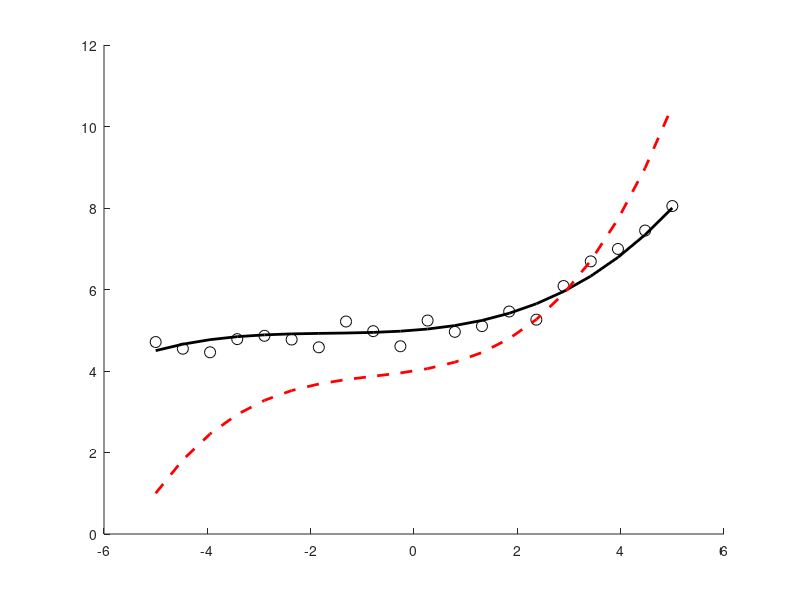

Here is the MATLAB script that generated this plot: (Note: this script raises an error after producing the figure.)
% OLS_Cubic.m
% Author: Mitchel J. Colebank
% Script for MATH 728: UQ for Phys and Biol Sys
% Date created: January, 2025
%
% Defines a cubic model and then calibrates to data under the assumption of
% normal, gaussian iid errors

% Region where parameters are identifiable.
xspace = linspace(-5,5,20 );
% Region where parameters are NOT identifiable.
% xspace = linspace(-0.5,0.5,20 );

cubic_model = @(q,x) q(1) + q(2).*x ...
            + q(3).*x.^2 + q(4).*x.^3;

param_star = [5 0.1 0.05 0.01];
param_guess = [4 0.2 0.07 0.03];

num_param = 4;
n_xpts = length(xspace);

true_data = cubic_model(param_star,xspace);
noisy_data = true_data+normrnd(0,0.3,1,20);
initial_guess = cubic_model(param_guess,xspace);

% Solve the system to see how our apriori or nominal fits are
figure(1); clf; hold on;
plot(xspace,true_data,'-k','LineWidth',2);
plot(xspace,noisy_data,'ko','MarkerSize',8);
plot(xspace,initial_guess,'--r','LineWidth',2);

%% We want to find the parameters that best explain this data using an,
% ordinary least squares approach
% First, we need to define a cost functional, which will be a separate
% function call (defined at the bottom of this script

OLS_cost = @(q) get_cubic_cost(q,xspace,noisy_data);

% We will start by using the "f" function, which is UNCONSTRAINED
% optimization. Later we will try using "fmincon" which can handle bounded
% parameter domains


[param_opt,J_final] = fminsearch(OLS_cost,param_guess);
disp('Final estimate');
disp(param_opt);
disp('true value');
disp(param_star);


figure(1); hold on;
plot(xspace,cubic_model(param_opt,xspace),'--b','LineWidth',2);

%% After running the optmization, we can construct confidence intervals for the estimates
% and provide output prediction intervals
% First, we need the covariance, sigma^2 * inv(F^T*F)
X_des = [ones(1,n_xpts); xspace; xspace.^2; xspace.^3]';
res = noisy_data' - cubic_model(param_opt,xspace)';
s2 = res'*res./(n_xpts-num_param);
covar = s2.*inv(X_des'*X_des);
% Confidence intervals in the parameters
CI_plus  = param_opt'+tinv(0.975,n_xpts-num_param).*sqrt(diag(covar));
CI_minus = param_opt'-tinv(0.975,n_xpts-num_param).*sqrt(diag(covar));

disp('Parameter CI')
disp([CI_minus CI_plus])

%% Now construct response confidence and prediction intervals using a similar formula
x_test = linspace(1.5.*min(xspace),1.5.*max(xspace),30); % Since there are negatives here, we use 50% on either side of the domain
n_xtest = length(x_test);
X_test_des = [ones(1,n_xtest); x_test; x_test.^2; x_test.^3]';

Y_pred = cubic_model(param_opt,x_test);
% Y_CI_plus = Y_pred + tinv(0.975,n_xpts-num_param).*sqrt(X_test_des*diag(covar)*X_test_des');
Y_CI = zeros(n_xtest,2);
Y_PI = zeros(n_xtest,2);

for i=1:n_xtest
    Y_CI(i,1) = Y_pred(i) + tinv(0.975,n_xpts-num_param).*sqrt(X_test_des(i,:)*covar*X_test_des(i,:)');
     Y_CI(i,2) = Y_pred(i) - tinv(0.975,n_xpts-num_param).*sqrt(X_test_des(i,:)*covar*X_test_des(i,:)');
     Y_PI(i,1) = Y_pred(i) + tinv(0.975,n_xpts-num_param).*sqrt(s2+X_test_des(i,:)*covar*X_test_des(i,:)');
     Y_PI(i,2) = Y_pred(i) - tinv(0.975,n_xpts-num_param).*sqrt(s2+X_test_des(i,:)*covar*X_test_des(i,:)');
end

figure(2);clf;hold on;
plot(x_test,Y_pred,'-k','LineWidth',2);
plot(x_test,Y_CI,':b','LineWidth',2)
plot(x_test,Y_PI,':r','LineWidth',2);
plot(xspace,noisy_data,'ko','MarkerSize',8);
grid on;
set(gca,'FontSize',20);
axis tight;
%%
function J = get_cubic_cost(q,xspace,data)
    % Take the parameter values passed in from the optmization routine and
    % generate simulations
   sim = q(1) + q(2).*xspace ...
            + q(3).*xspace.^2 + q(4).*xspace.^3;


    % Now calculate the sum of squared errors
    residual = data - sim;
    J = sum(residual.^2);
end